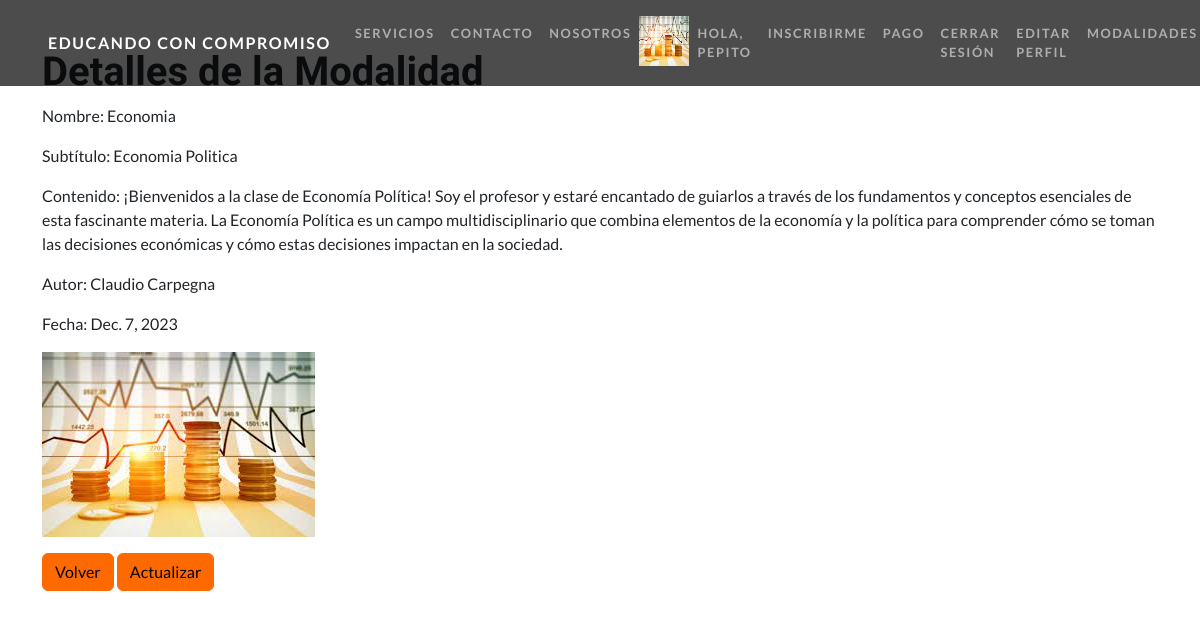
The page /modalidad/detail/15/ (signed in) on the database its author committed.
### accounts/models.py (models this page shows, shortened)
class Accounts3(models.Model):
    user = models.OneToOneField(User, on_delete=models.CASCADE)
    avatar = models.ImageField(upload_to='avatares', null=True, blank=True)

### sanLuis/models.py (models this page shows, shortened)
class Modalidad(models.Model):
    titulo = models.CharField(max_length=100)
    subtitulo = models.CharField(max_length=100)
    contenido = models.TextField()
    autor = models.CharField(max_length=100)
    fecha = models.DateField()
    imagen = models.ImageField(upload_to='modalidades', null=True, blank=True)

### sanLuis/views.py (the view)
# urls.py: path('modalidad/detail/<int:pk>/', ModalidadDetalle.as_view(), name='modalidad_detail'),
class ModalidadDetalle(DetailView):
    model = Modalidad
    template_name = "sanLuis/detail.html"

### sanLuis/templates/sanLuis/detail.html (shortened to what this page needs)
{% extends 'sanLuis/base.html' %}
{% block main %}
    <div class="container mt-5">
        <h1>Detalles de la Modalidad</h1>
        <p>Nombre: {{ modalidad.titulo }}</p>
        <p>Subtítulo: {{ modalidad.subtitulo }}</p>
        <p>Contenido: {{ modalidad.contenido }}</p>
        <p>Autor: {{ modalidad.autor }}</p>
        <p>Fecha: {{ modalidad.fecha }}</p>
        <p> <img src="{{ modalidad.imagen.url }}" alt="Imagen de la Modalidad"></p>
        <a href="{% url 'modalidad_lista' %}" class="btn btn-secondary">Volver</a>
        <a href="{% url 'modalidad_update' modalidad.pk %}" class="btn btn-secondary">Actualizar</a>
    </div>
{% endblock main %}

### sanLuis/templates/sanLuis/base.html (shortened to what this page needs)
<!DOCTYPE html>
{% load static %}
<html lang="en">
<head>
    <link href="{% static 'ProyectoSanluis/css/styles.css' %}" rel="stylesheet" />
</head>
<body id="page-top">
    <nav class="navbar navbar-expand-lg navbar-dark navbar-custom fixed-top">
        <div class="container-fluid px-5">
            <a class="navbar-brand" href="#page-top">Educando con compromiso</a>
            <div class="collapse navbar-collapse" id="navbarResponsive">
                <ul class="navbar-nav ms-auto">
                    <li class="nav-item"><a class="nav-link" href="{% url 'servicios' %}">servicios</a></li>
                    <li class="nav-item"><a class="nav-link" href="{% url 'contacto' %}">contacto</a></li>
                    <li class="nav-item"><a class="nav-link" href="{% url 'about' %}">nosotros</a></li>
                    {% if request.user.is_authenticated %}
                    {% if request.user.accounts3.avatar %}
                        <li class="nav-item">
                            <img src="{{ request.user.accounts3.avatar.url }}" alt="" style="width: 50px; height: 50px;">
                        </li>
                    {% endif %}
                        <li class="nav-item"><a class="nav-link" href="{% url 'mostrar' %}">Hola, {{ request.user.username }}</a></li>
                        <li class="nav-item"><a class="nav-link" href="{% url 'crearcliente' %}">Inscribirme</a></li>
                        <li class="nav-item"><a class="nav-link" href="{% url 'crear_pedido' %}">pago</a></li>
                        <li  class="nav-item"><a class="nav-link" href="{% url 'logout' %}">Cerrar sesión</a></li>
                        <li  class="nav-item"><a class="nav-link" href="{% url 'editar' %}">Editar Perfil</a></li>
                        <li class="nav-item dropdown">
                            <a href="#" class="nav-link dropdown-toggle" data-toggle="dropdown">Modalidades </a>
                        </li>
                    {% else %}
                        <li class="nav-item"><a class="nav-link" href="{% url 'login' %}">Iniciar sesión</a></li>
                        <li class="nav-item"><a class="nav-link" href="{% url 'register' %}">Crear cuenta</a></li>
                    {% endif %}
                </ul>
            </div>
        </div>
    </nav>
    {% block main %}{% endblock main %}
</body>
</html>

### rows shown on the page
Modalidad: titulo "Economia", subtitulo "Economia Politica", contenido "¡Bienvenidos a la clase de Economía Política! Soy el profesor y estaré encantado de guiarlos a través de los fundamentos y conceptos esenciales de esta fascinante materia. La Economía Política es un campo multidisciplinario que combina elementos de la economía y la política para comprender cómo se toman las decisiones económicas y cómo estas decisiones impactan en la sociedad.", autor "Claudio Carpegna", fecha "Dec. 7, 2023", imagen (picture)

### other values the page prints
{{ request.user.username }} "PEPITO"
